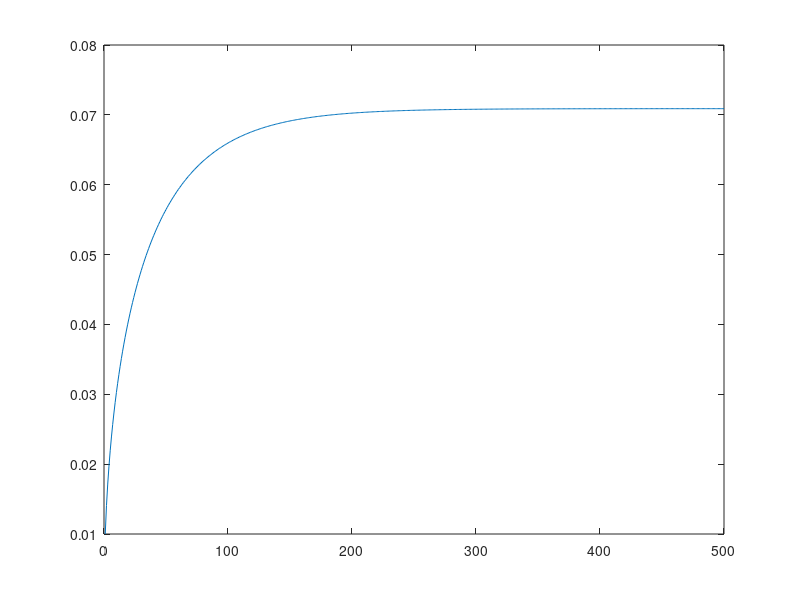
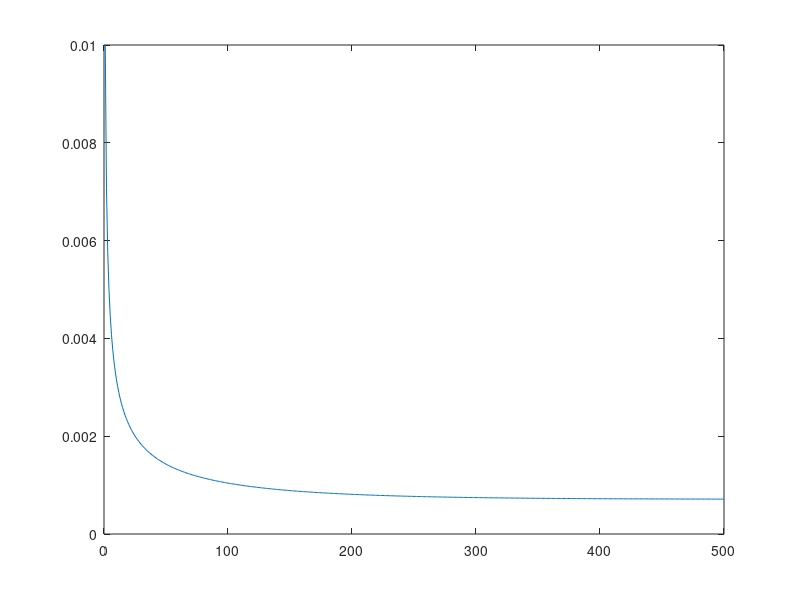

These charts were generated, in order, by the following MATLAB code:
N = 500;
lambda = 0.99;

A = 0.0001;
gamma_sq(1) = A*lambda^(2*0);
c(1) = lambda^0;
for i=2:N
    gamma_sq(i) = gamma_sq(i-1) + A*lambda^(2*(i-1));
    c(i) = c(i-1) + lambda^(i-1);
end
gamma = sqrt(gamma_sq);

figure;
plot(1:N,gamma);

mu = gamma./c;

figure;
plot(1:N,mu);